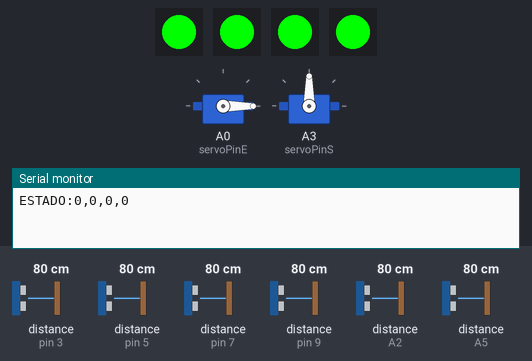
Simulated run of this sketch. Board: Arduino Uno, built with avr-gcc and run on an emulated ATmega328P. Parts: 4 × 1 RGB LEDs in strip order, left to right, 2 × servo, the last lines printed to the serial monitor. Wiring (inferred from the names in the program): 6 × ultrasonic range finder: trigger pin 2, echo pin 3 / trigger pin 4, echo pin 5 / trigger pin 6, echo pin 7 / trigger pin 8, echo pin 9 / trigger A1, echo A2 / trigger A4, echo A5. The test bench sets the inputs (shaded band); at power-on: distance to the obstacle (sensors on pin 3, pin 5, pin 7, pin 9, A2, A5) 80 cm. The echo pulse lasts 58.3 µs per cm.

Above: at 1.2 s.
1.3 s: distance to the obstacle (sensor on pin 3) set to 2 cm
At 2.8 s:
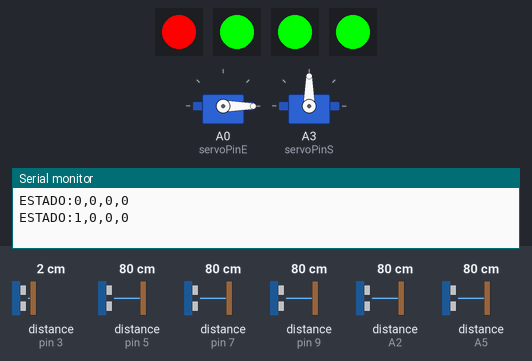
3.1 s: distance to the obstacle (sensor on pin 5) set to 2 cm
At 4.0 s:
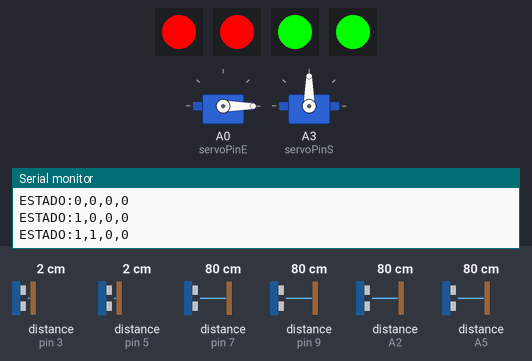
4.9 s: distance to the obstacle (sensor on pin 7) set to 2 cm
At 5.6 s:
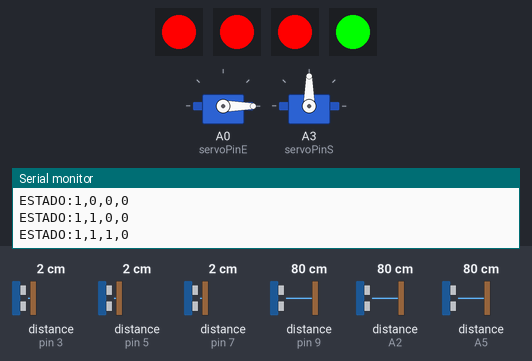
6.7 s: distance to the obstacle (sensor on pin 9) set to 2 cm
At 8.1 s:
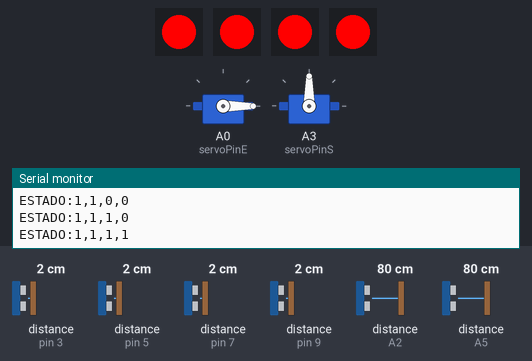
8.4 s: distance to the obstacle (sensor on pin 3) set to 18 cm
At 9.5 s:
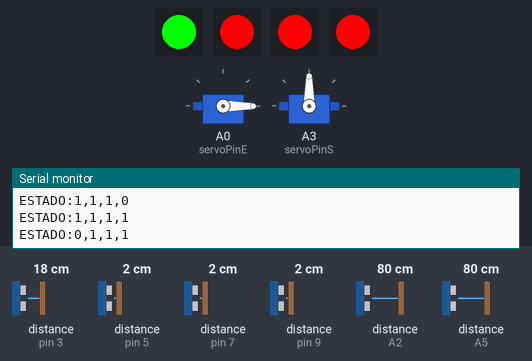
10.1 s: distance to the obstacle (sensor on pin 5) set to 9 cm
At 10.9 s:
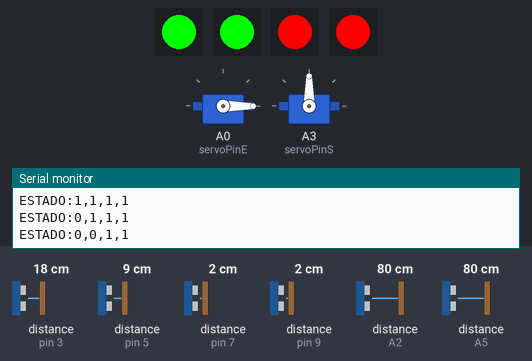
Timing chart, 0 to 12.8 s (numbered marks = the images above; inputs shaded):
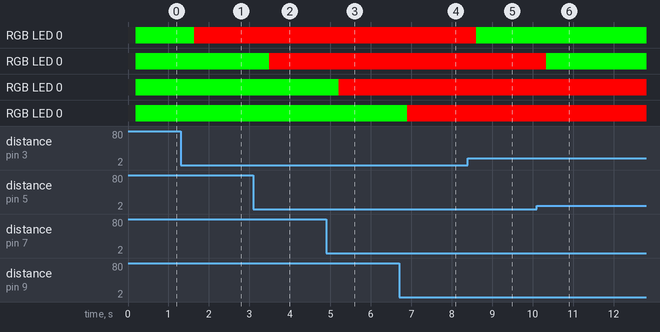

The sketch:

SP_Arduino.ino
```cpp
#include <Adafruit_NeoPixel.h>
#include <Servo.h>

#define NUM_SENSORS 4
#define DISTANCIA_UMBRAL 5     // cm - para ocupación
#define SERVO_UMBRAL 1        // cm - detección en barrera

// Configuración de ángulos de servos
#define ENTRADA_ABRIR 90
#define ENTRADA_CERRAR 0
#define SALIDA_ABRIR 0
#define SALIDA_CERRAR 90

// Pines sensores de lugares
const int trigPins[NUM_SENSORS] = {2, 4, 6, 8};
const int echoPins[NUM_SENSORS] = {3, 5, 7, 9};

// Pines Neopixels
const int ledPins[NUM_SENSORS] = {10, 11, 12, 13};

// Pines de barreras
const int servoTrigE = A1;
const int servoEchoE = A2;
const int servoPinE  = A0;
const int servoTrigS = A4;
const int servoEchoS = A5;
const int servoPinS  = A3;

Servo myservoE;
Servo myservoS;

Adafruit_NeoPixel pixels[NUM_SENSORS] = {
  Adafruit_NeoPixel(1, ledPins[0], NEO_GRB + NEO_KHZ800),
  Adafruit_NeoPixel(1, ledPins[1], NEO_GRB + NEO_KHZ800),
  Adafruit_NeoPixel(1, ledPins[2], NEO_GRB + NEO_KHZ800),
  Adafruit_NeoPixel(1, ledPins[3], NEO_GRB + NEO_KHZ800)
};

// Variables globales
unsigned long tiempoAperturaEntrada = 0;
unsigned long tiempoAperturaSalida = 0;
bool barreraEntradaAbierta = false;
bool barreraSalidaAbierta = false;

int reservas[NUM_SENSORS] = {0,0,0,0};
int estadoSensor[NUM_SENSORS] = {0,0,0,0};
String ultimoEstado = "";

// Variables para estabilidad
int contadorOcupado[NUM_SENSORS] = {0};
int contadorLibre[NUM_SENSORS] = {0};

// -----------------------------------------------------------------------------
// SETUP
// -----------------------------------------------------------------------------
void setup() {
  Serial.begin(9600);

  for (int i=0; i<NUM_SENSORS; i++) {
    pinMode(trigPins[i], OUTPUT);
    pinMode(echoPins[i], INPUT);
    pixels[i].begin();
    pixels[i].clear();
    pixels[i].show();
  }

  pinMode(servoTrigE, OUTPUT);
  pinMode(servoEchoE, INPUT);
  pinMode(servoTrigS, OUTPUT);
  pinMode(servoEchoS, INPUT);

  myservoE.attach(servoPinE);
  myservoS.attach(servoPinS);

  myservoE.write(ENTRADA_CERRAR);
  myservoS.write(SALIDA_CERRAR);
}

// -----------------------------------------------------------------------------
// LOOP PRINCIPAL
// -----------------------------------------------------------------------------
void loop() {
  leerComandosSerial();
  controlarBarreraEntrada();
  controlarBarreraSalida();
  actualizarSensoresEstacionamiento();
}

// -----------------------------------------------------------------------------
// LECTURA DE COMANDOS SERIAL
// -----------------------------------------------------------------------------
void leerComandosSerial() {
  while (Serial.available()) {
    String mensaje = Serial.readStringUntil('\n');
    mensaje.trim();

    if (mensaje.startsWith("RESERVA:")) {
      procesarReservaMensaje(mensaje);
    }
    else if (mensaje == "ABRIR") {
      Serial.println("🟢 Comando ABRIR recibido → abriendo barrera entrada");
      myservoE.write(ENTRADA_ABRIR);
      tiempoAperturaEntrada = millis();
      barreraEntradaAbierta = true;
    }
    else if (mensaje == "DENEGADO") {
      Serial.println("🚫 Acceso denegado");
    }
  }
}

// -----------------------------------------------------------------------------
// CONTROL BARRERA DE ENTRADA
// -----------------------------------------------------------------------------
void controlarBarreraEntrada() {
  static bool esperandoValidacion = false;
  static unsigned long ultimaDeteccion = 0;

  int distancia = medirDistanciaPromedio(servoTrigE, servoEchoE);

  if (distancia > 0 && distancia <= SERVO_UMBRAL && !esperandoValidacion && !barreraEntradaAbierta) {
    Serial.println("DETECTADO");
    esperandoValidacion = true;
    ultimaDeteccion = millis();
  }

  if (barreraEntradaAbierta && millis() - tiempoAperturaEntrada > 5000) {
    myservoE.write(ENTRADA_CERRAR);
    barreraEntradaAbierta = false;
    esperandoValidacion = false;
  }

  if (esperandoValidacion && millis() - ultimaDeteccion > 6000) {
    esperandoValidacion = false;
  }
}

// -----------------------------------------------------------------------------
// CONTROL BARRERA DE SALIDA
// -----------------------------------------------------------------------------
void controlarBarreraSalida() {
  int distancia = medirDistanciaPromedio(servoTrigS, servoEchoS);

  if (distancia > 0 && distancia <= SERVO_UMBRAL && !barreraSalidaAbierta) {
    Serial.println("🚗 Vehículo detectado en salida → abriendo");
    myservoS.write(SALIDA_ABRIR);
    tiempoAperturaSalida = millis();
    barreraSalidaAbierta = true;
  }

  if (barreraSalidaAbierta && millis() - tiempoAperturaSalida > 5000) {
    myservoS.write(SALIDA_CERRAR);
    barreraSalidaAbierta = false;
  }
}

// -----------------------------------------------------------------------------
// DETECCIÓN DE OCUPACIÓN DE LUGARES (CON HISTÉRESIS AJUSTADA)
// -----------------------------------------------------------------------------
void actualizarSensoresEstacionamiento() {
  String estado = "ESTADO:";

  for (int i=0; i<NUM_SENSORS; i++) {
    int distancia = medirDistanciaPromedio(trigPins[i], echoPins[i]);

    // Si no hay lectura válida o el objeto está muy cerca, se considera ocupado
    if (distancia == -1 || distancia < 2 || distancia <= DISTANCIA_UMBRAL) {
      contadorOcupado[i]++;
      contadorLibre[i] = 0;
      if (contadorOcupado[i] >= 2 && estadoSensor[i] != 1) {
        estadoSensor[i] = 1;
      }
    } else if (distancia > DISTANCIA_UMBRAL) {
      contadorLibre[i]++;
      contadorOcupado[i] = 0;
      if (contadorLibre[i] >= 2 && estadoSensor[i] != 0) {
        estadoSensor[i] = 0;
      }
    }

    estado += String(estadoSensor[i]);
    if (i < NUM_SENSORS-1) estado += ",";
  }

  if (estado != ultimoEstado) {
    Serial.println(estado);
    ultimoEstado = estado;
  }

  actualizarLedsSegunEstados();
}

// -----------------------------------------------------------------------------
// LEDS SEGÚN ESTADO
// -----------------------------------------------------------------------------
void actualizarLedsSegunEstados() {
  for (int i=0; i<NUM_SENSORS; i++) {
    pixels[i].clear();
    if (reservas[i] == 2) {
      pixels[i].setPixelColor(0, pixels[i].Color(255, 255, 0)); // amarillo reservado
    } else if (estadoSensor[i] == 1) {
      pixels[i].setPixelColor(0, pixels[i].Color(255, 0, 0));   // rojo ocupado
    } else {
      pixels[i].setPixelColor(0, pixels[i].Color(0, 255, 0));   // verde libre
    }
    pixels[i].show();
  }
}

// -----------------------------------------------------------------------------
// PROCESAR RESERVAS
// -----------------------------------------------------------------------------
void procesarReservaMensaje(String mensajeCompleto) {
  mensajeCompleto.replace("RESERVA:", "");
  char buf[64];
  mensajeCompleto.toCharArray(buf, sizeof(buf));
  char *token = strtok(buf, ",");
  int i=0;
  while (token && i<NUM_SENSORS) {
    reservas[i++] = atoi(token);
    token = strtok(NULL, ",");
  }
  actualizarLedsSegunEstados();
}

// -----------------------------------------------------------------------------
// MEDIR DISTANCIA PROMEDIADA (ANTI-RUIDO Y RÁPIDA)
// -----------------------------------------------------------------------------
int medirDistanciaPromedio(int trigPin, int echoPin) {
  const int N = 3; // lecturas promediadas
  long suma = 0;
  int validas = 0;

  for (int i = 0; i < N; i++) {
    digitalWrite(trigPin, LOW);
    delayMicroseconds(2);
    digitalWrite(trigPin, HIGH);
    delayMicroseconds(10);
    digitalWrite(trigPin, LOW);

    long duracion = pulseIn(echoPin, HIGH, 25000);
    if (duracion > 0) {
      suma += duracion * 0.034 / 2;
      validas++;
    }
    delay(5);
  }

  if (validas == 0) return -1;
  return suma / validas;
}
```

Measured:
- after the input at 1.3 s, RGB LED 0: RGB(0, 255, 0) → RGB(255, 0, 0) after 0.34 s
- after the input at 3.1 s, RGB LED 0: RGB(0, 255, 0) → RGB(255, 0, 0) after 0.39 s
- after the input at 4.9 s, RGB LED 0: RGB(0, 255, 0) → RGB(255, 0, 0) after 0.30 s
- after the input at 6.7 s, RGB LED 0: RGB(0, 255, 0) → RGB(255, 0, 0) after 0.20 s
- after the input at 8.4 s, RGB LED 0: RGB(255, 0, 0) → RGB(0, 255, 0) after 0.21 s
- after the input at 10.1 s, RGB LED 0: RGB(255, 0, 0) → RGB(0, 255, 0) after 0.24 s
